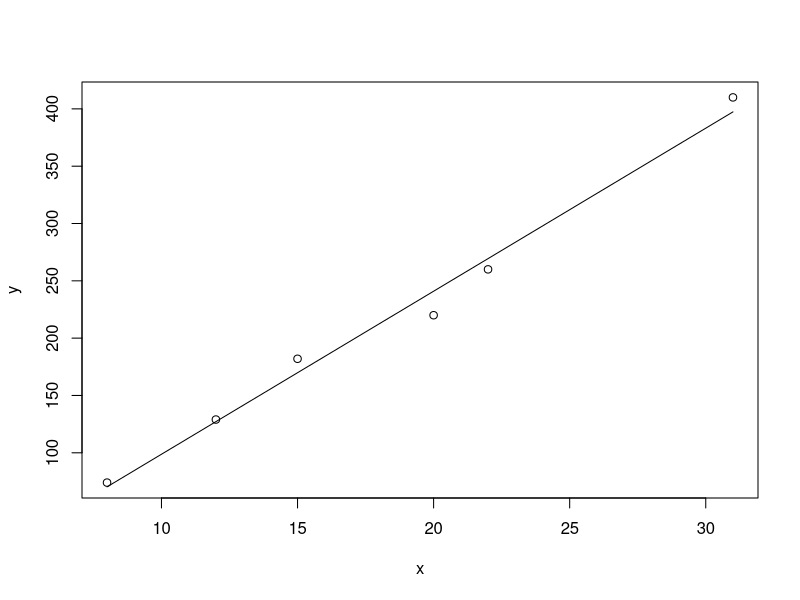
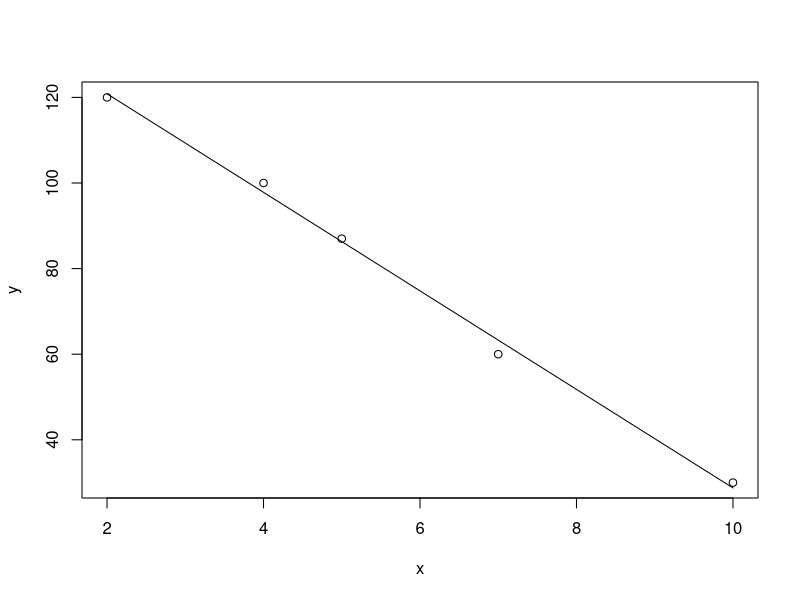

Write the R code that produced these figures, in order.
#1
x=c(8, 12, 15, 20, 22, 31)
y=c(74, 129, 182, 220, 260, 410)

#a
plot(x,y)

#b
#correlation coeffitient r = S(xy)/S(x)*S(y)
#covariance S = 1/(n-1) * (SUM(x*y) - n * mean(x) * mean(y))
# + when the valued of feature X increase, then values of feature Y increase too
# - when the valued of feature X increase, then values of feature X decrease too
# 0 - no lenear relationship
# (0; 0.2> - very weak
# (0.2; 0.4> - weak
# (0.4; 0.6> - moderate
# (0.6; 0.8> - strong
# (0.8; 1) - very strong
# 1 - linear
Sxy = cov(x,y)/(sd(x) * sd(y))

#c
# y = b0*x + b1
# b1 = Sxy/Sx - linear regression coefiicient
# b0 = mean(y) - b1*mean(x)
b1 = cov(x,y)/var(x)
b0 = mean(y) - b1 * mean(x)
#If the number of elves helping with packing inreases by 1, the number of wrapped gifts will increase a little over 14

summary(lm(y~x))

#d
#H0: b1 = 0
#H1: b2 != 0
#t0 = r * sqrt(n-2)/sqrt(1-r^2)
#R = (-oo, -t(alpha/2, n-2)) U (t(alpha/2, n-1), oo)
r = cor(x, y)
n = length(x)
t0 = r * sqrt(n-2)/ sqrt(1 - r^2)
qt(1 - 0.05/2, n-2)
#t0 belongs to critical interval
#at significance level alpha = 0.05 we reject H0 in favour of H1.
#Thus the b1 coeffitient is significant

#p-value
2*(1 - pt(17.818, n-2)) #this the output of our summary

#e
curve(b1 * x + b0, add = TRUE)

#f
b1*25 + b0

#g
#R^2 = r^2 = 0.99
# very good fit of linear regression model of the data
# (0.9; 1) - very good fit
# (0.8; 0.9) - good fit
# (0.6; 0.8) - satisfying fit


#2
x=c(2, 4, 5, 7, 10)
y=c(120, 100, 87, 60, 30)

#a
plot(x,y)

#b
cor(x,y) #very strong linear relationship

#c
b1 = cov(x,y)/var(x)
b0 = mean(y) - b1 * mean(x)
summary(lm(x~y))

#d
#p-value = 9.56e-0.5 < alpha
#At significance level alpha = 0.05, we reject H0 in favour of H1
#Thus b1 is significant

#e
curve(b1*x + b0, add = TRUE)

#f
b1*8 + b0

#g
R2 = cor(x,y)^2
#We have very good fit of the linear regression model to the data

#3
x=c(145, 260, 405, 600, 620, 763)
y=c(4.5, 9, 14.4, 17.5, 24, 26.7)
#4
x=seq(5,35,by=5)
y=c(14.1, 13.8, 12.7, 12.3, 11.5, 11.0, 10.3)
#5
x=c(18, 20, 18, 17, 15)
y=c(2, 3, 3, 4, 5)